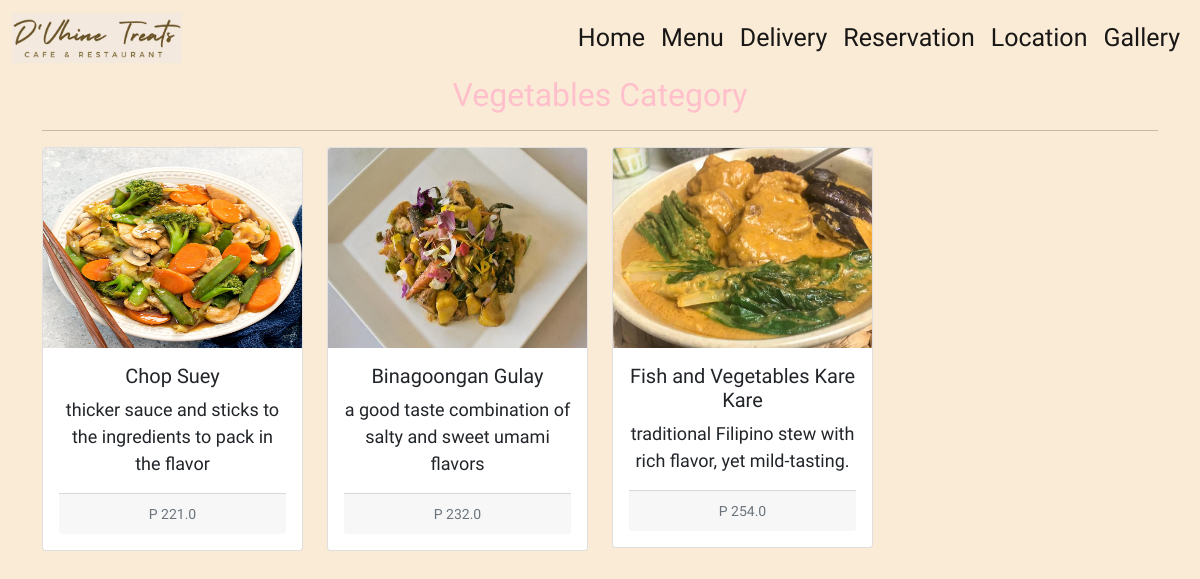
The page /category/vegetables on the database its author committed.
### stellaris/models.py (models this page shows, shortened)
class Category(models.Model):
    slug = models.CharField(max_length=150, null=False, blank=False)
    name = models.CharField(max_length=150, null=False, blank=False)
    image = models.ImageField(upload_to='images/category')
    description = models.TextField(max_length=500, null=False, blank=False)
    availability = models.BooleanField(default=False)

class Product(models.Model):
    category = models.ForeignKey(Category, on_delete=models.CASCADE)
    slug = models.CharField(max_length=150, null=False, blank=False)
    name = models.CharField(max_length=150, null=False, blank=False)
    product_image = models.ImageField(upload_to='images/foods')
    description = models.CharField(max_length=250, null=False, blank=False)
    price = models.FloatField(null=False,blank=False)
    availability = models.BooleanField(default=False)

### stellaris/views.py (the view)
# urls.py: path('category/<str:slug>', views.MenuView, name="menu"),
def MenuView(request, slug):
    if(Category.objects.filter(slug=slug, availability=True)):
        products = Product.objects.filter(category__slug=slug,availability=True)
        category_name = Category.objects.filter(slug=slug).first()
        context = {
            'products':products,
            'category_name':category_name,
        }
        return render(request, 'menu.html', context)

### templates/menu.html (shortened to what this page needs)
{% load static %}
<!DOCTYPE html>
<head>
    <link href="https://cdn.jsdelivr.net/npm/bootstrap@5.1.3/dist/css/bootstrap.min.css" rel="stylesheet">
    <link rel="stylesheet" href="{% static 'css/category.css' %}">
<body>
<nav class="navbar sticky-top navbar-expand-lg navbar-light" style="background-color: antiquewhite;">
        <div class="container-fluid">
          <a class="navbar-brand" href="#"><img src="{% static 'images/navbar/indexlogo.png' %}" style="max-width: auto; max-height:50px;"></a>
          <div class="collapse navbar-collapse" id="navbarSupportedContent">
            <ul class="navbar-nav ms-auto mb-2 mb-lg-0">
              <li class="nav-item">
                <a class="nav-link active" aria-current="page" href="{% url 'stellaris:home' %}">Home</a>
              </li>
              <li class="nav-item">
                <a class="nav-link active" aria-current="page" href="{% url 'stellaris:categories' %}">Menu</a>
              </li>
              <li class="nav-item">
                <a class="nav-link active" aria-current="page" href="#">Delivery</a>
              </li>
              <li class="nav-item">
                <a class="nav-link active" aria-current="page" href="{% url 'stellaris:party_category' %}">Reservation</a>
              </li>
              <li class="nav-item">
                <a class="nav-link active" aria-current="page" href="{% url 'stellaris:location' %}">Location</a>
              </li>
              <li class="nav-item">
                <a class="nav-link active" aria-current="page" href="{% url 'stellaris:gallery' %}">Gallery</a>
              </li>
              </ul>
        </div>
    </div>
</nav>
<div class="container">
    <h2 class="text-center mb-3" style="color: pink;">{{ category_name.name}} Category</h2>
    <hr>
    <div class="row">
        {% for c in products %}
            <div class="col-sm-3">
                <div class="card mb-3" style="max-height: fit-content; overflow: auto;">
                  <img src="{{ c.product_image.url }}" style="height: 200px;">
                    <div class="card-body text-center">
                      <h3 class="text-center" style="font-size: 20px;">{{ c.name }}</h3>
                      <p class="text-center" style="font-size: 18px;">{{ c.description }}</p>
                      <div class="card-footer text-center">
                      <small class="text-muted">P {{ c.price}}</small>
                      </div>
                    </div>
                </div>
            </div>
        {% endfor %}
      </div>
</div>
</body>
</head>
</html>

### static/css/category.css (style rules this page uses)
.navbar a { font-size: 25px; font-family: 'Satisfy', cursive; }
body { font-family: 'Merienda', cursive; background-color: antiquewhite; }

### rows shown on the page
Category: name "Vegetables"
Product: product_image (picture), name "Chop Suey", description "thicker sauce and sticks to the ingredients to pack in the flavor", price "221.0"
Product: product_image (picture), name "Binagoongan Gulay", description "a good taste combination of salty and sweet umami flavors", price "232.0"
Product: product_image (picture), name "Fish and Vegetables Kare Kare", description "traditional Filipino stew with rich flavor, yet mild-tasting.", price "254.0"
